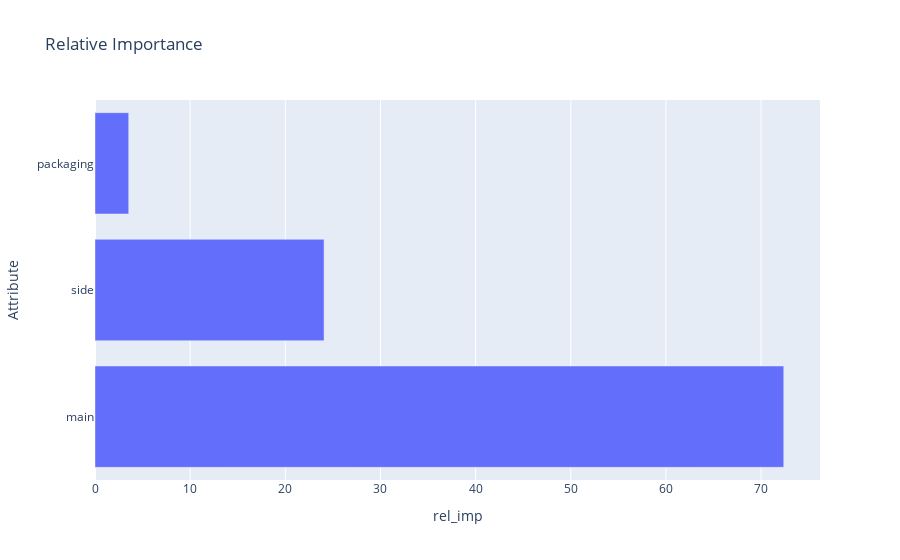

Notebook code cell kept with this figure:
### Code cell
fig = px.bar(attr_utils_df, x='rel_imp', title='Relative Importance')
fig.update_yaxes(title='Attribute')
fig.show()

### Figure 1 — Plotly figure (JSON) as saved in the notebook; plotly's stock layout.template omitted (floating-point values rounded to 4 significant figures)
{"data": [{"alignmentgroup": "True", "hovertemplate": "rel_imp=%{x}<br>index=%{y}<extra></extra>", "legendgroup": "", "marker": {"color": "#636efa", "pattern": {"shape": ""}}, "name": "", "offsetgroup": "", "orientation": "h", "showlegend": false, "textposition": "auto", "type": "bar", "x": [72.38, 24.07, 3.544], "xaxis": "x", "y": ["main", "side", "packaging"], "yaxis": "y"}], "layout": {"barmode": "relative", "legend": {"tracegroupgap": 0}, "title": {"text": "Relative Importance"}, "xaxis": {"anchor": "y", "domain": [0, 1], "title": {"text": "rel_imp"}}, "yaxis": {"anchor": "x", "domain": [0, 1], "title": {"text": "Attribute"}}}}
